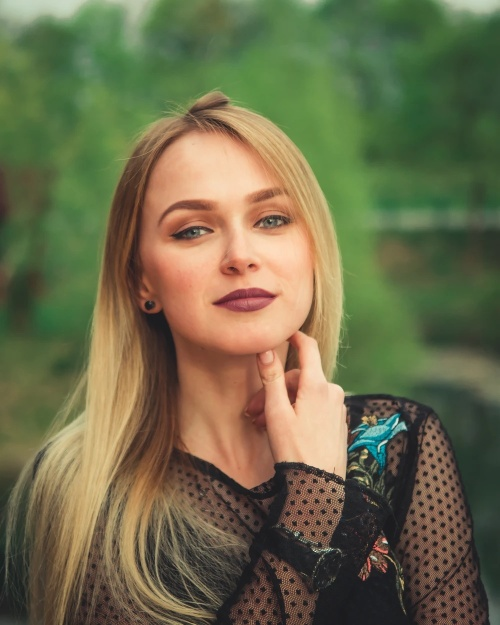
#> input picture edge_detection_21/test.jpg, 500 x 625 px
$ python edge.py
#> lines starting #> are read from the running program, lines starting #| are printed output that depends on the picture; after the words box and inside, x2 and y2 are one past the last pixel; in counts of white or black regions, pixels touching at a corner belong together
#import the dependencies
import cv2
import numpy as np


image = cv2.imread('test.jpg')
#> image is the input picture: shape (625, 500, 3); mean B, G, R 75.3, 107.6, 109.6
image= cv2.cvtColor(image, cv2.COLOR_BGR2GRAY)
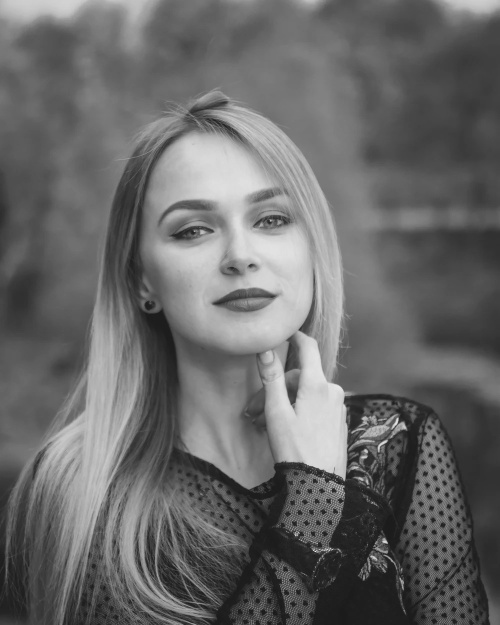
#> image: shape (625, 500); min 23, max 242, mean 104.5

# performing the edge detetcion
gradients_sobelx = cv2.Sobel(image, -1, 1, 0)
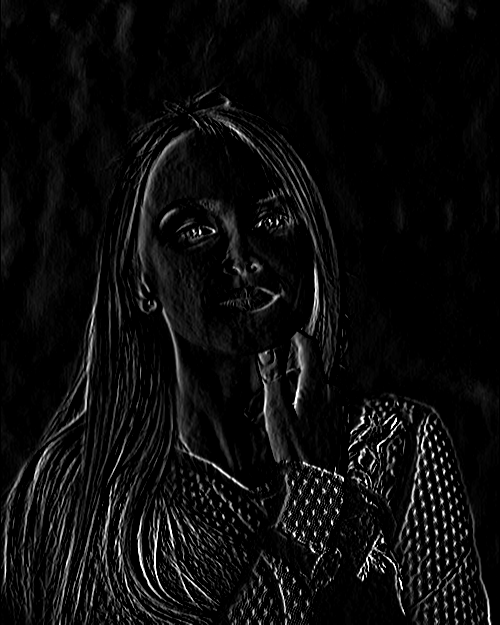
#> gradients_sobelx: shape (625, 500); min 0, max 255, mean 12.6
gradients_sobely = cv2.Sobel(image, -1, 0, 1)
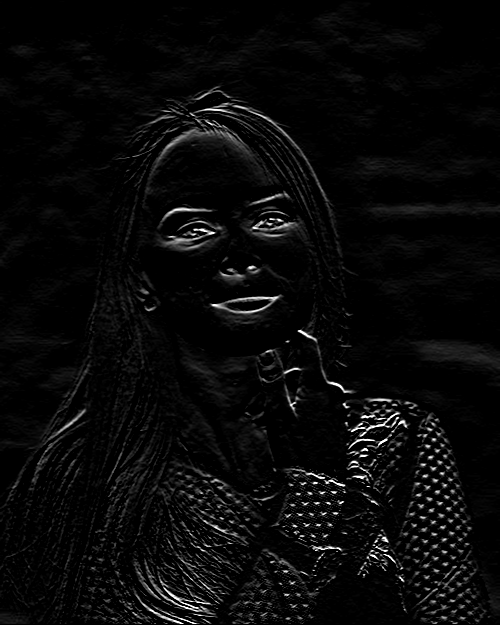
#> gradients_sobely: shape (625, 500); min 0, max 255, mean 9.2
gradients_sobelxy = cv2.addWeighted(gradients_sobelx, 0.5, gradients_sobely, 0.5, 0)
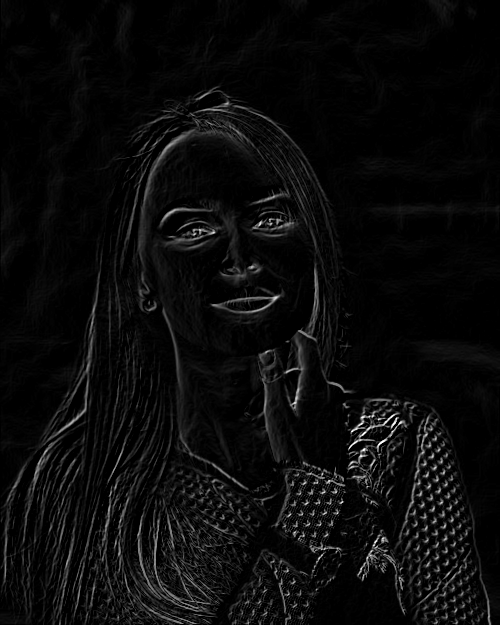
#> gradients_sobelxy: shape (625, 500); min 0, max 255, mean 10.9

gradients_laplacian = cv2.Laplacian(image, -1)
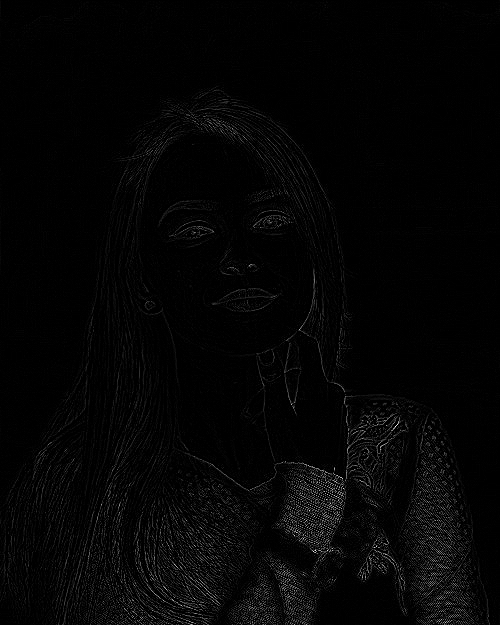
#> gradients_laplacian: shape (625, 500); min 0, max 255, mean 4.9

canny_output = cv2.Canny(image, 80, 150)
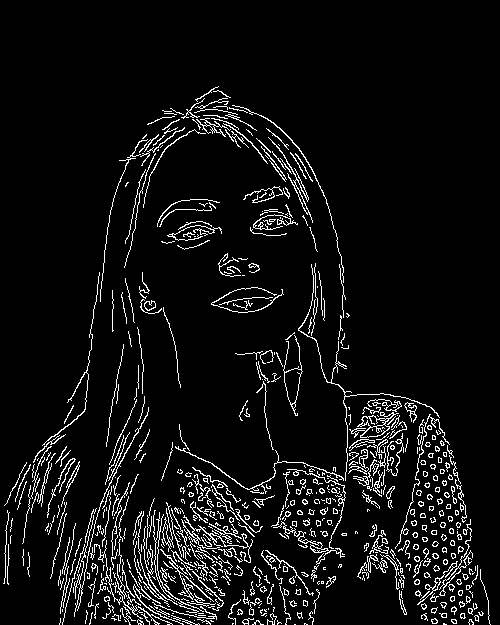
#> canny_output: shape (625, 500); 6.6% white in thin lines or dots, all inside (x1, y1, x2, y2) = (3, 86, 491, 625)

cv2.imshow('Sobel x', gradients_sobelx)
cv2.imshow('Sobel y', gradients_sobely)
cv2.imshow('Sobel X+y', gradients_sobelxy)
cv2.imshow('laplacian', gradients_laplacian)
cv2.imshow('Canny', canny_output)
cv2.waitKey()
